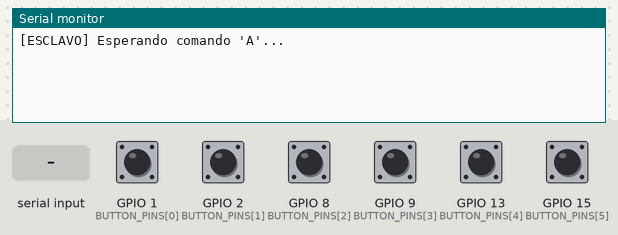
Simulated run of this sketch. Board: ESP32. On the bench: the last lines printed to the serial monitor. Inputs (shaded band) come from the test bench; at power-on: GPIO 1 (BUTTON_PINS[0]), GPIO 2 (BUTTON_PINS[1]), GPIO 8 (BUTTON_PINS[2]), GPIO 9 (BUTTON_PINS[3]), GPIO 13 (BUTTON_PINS[4]), GPIO 15 (BUTTON_PINS[5]) HIGH.

Above: at 1.2 s.
1.3 s: "A" received over the second serial link
At 2.1 s:
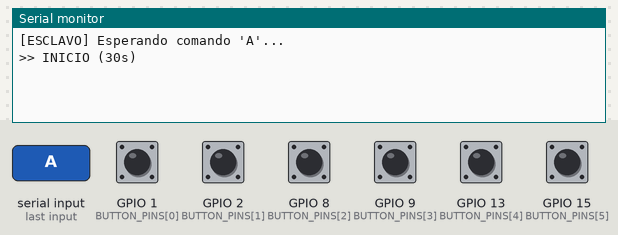
2.8 s: GPIO 1 (BUTTON_PINS[0]) pulled LOW for 0.15 s
At 3.7 s:
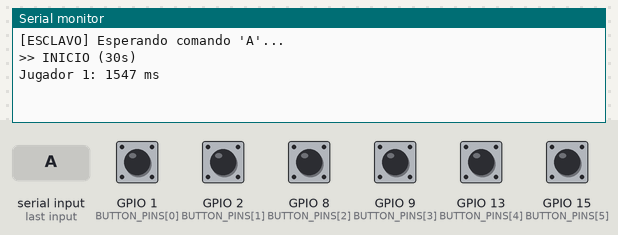
4.4 s: GPIO 2 (BUTTON_PINS[1]) pulled LOW for 0.15 s
At 4.9 s:
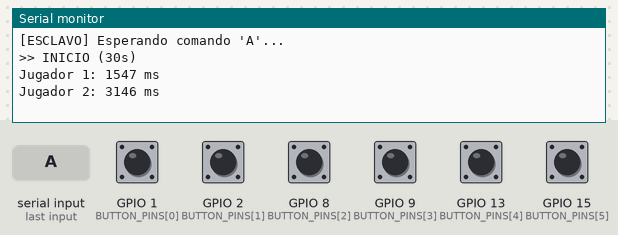
6.0 s: GPIO 8 (BUTTON_PINS[2]) pulled LOW for 0.15 s
At 7.3 s:
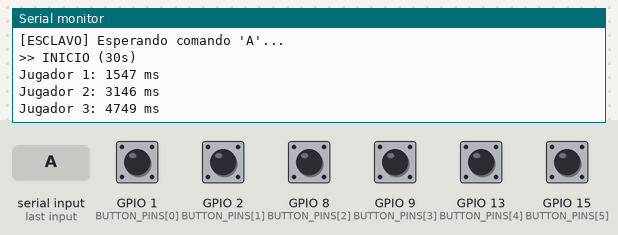
7.6 s: GPIO 9 (BUTTON_PINS[3]) pulled LOW for 0.15 s
At 8.6 s:
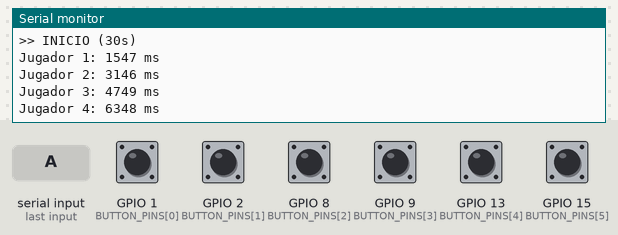
9.2 s: GPIO 13 (BUTTON_PINS[4]) pulled LOW for 0.15 s
At 9.8 s:
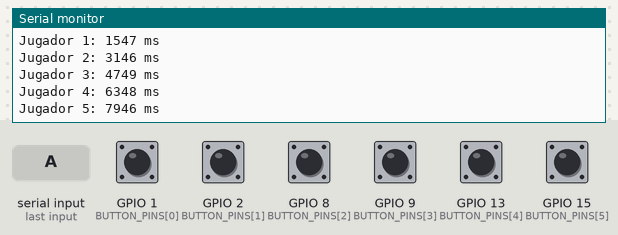

Measured:
- after the input at 1.3 s, the serial monitor: prints a new line at once (image 1)
- after the input at 2.8 s, the serial monitor: prints a new line after 0.05 s (image 2)
- after the input at 4.4 s, the serial monitor: prints a new line after 0.05 s (image 3)
- after the input at 6.0 s, the serial monitor: prints a new line after 0.05 s (image 4)
- after the input at 7.6 s, the serial monitor: prints a new line after 0.05 s (image 5)
- after the input at 9.2 s, the serial monitor: prints a new line after 0.05 s (image 6)

The sketch:

Esclavo.ino
```cpp
#include <Arduino.h>

// =============================================
#define UART_TX_PIN  17
#define UART_RX_PIN  18

#define NUM_BOTONES  6
const int BUTTON_PINS[NUM_BOTONES] = {1, 2, 8, 9, 13, 15};

#define TIEMPO_LIMITE 30000  // 30 segundos
#define NO_PRESIONADO 999999

bool contador_activo = false;
uint32_t tiempo_inicio = 0;

bool presionado[NUM_BOTONES];
uint32_t tiempos[NUM_BOTONES];
int last_state[NUM_BOTONES];

// =============================================
//   ENVIAR RESULTADOS
// =============================================
void enviarResultados() {

    Serial.println("\n=========== RESULTADOS ===========");

    int indices[NUM_BOTONES];
    for (int i = 0; i < NUM_BOTONES; i++) {
        indices[i] = i;
    }

    // Ordenar por tiempo
    for (int i = 0; i < NUM_BOTONES - 1; i++) {
        for (int j = i + 1; j < NUM_BOTONES; j++) {
            if (tiempos[indices[j]] < tiempos[indices[i]]) {
                int temp = indices[i];
                indices[i] = indices[j];
                indices[j] = temp;
            }
        }
    }

    char buffer[200];
    strcpy(buffer, "RANKING:");

    for (int i = 0; i < NUM_BOTONES; i++) {
        int jugador = indices[i];

        if (tiempos[jugador] == NO_PRESIONADO) {
            Serial.printf("%d. Jugador %d -> NO PRESIONO\n", i+1, jugador+1);

            char temp[40];
            sprintf(temp, " #%d=J%d(999999ms)", i+1, jugador+1);
            strcat(buffer, temp);
        } else {
            Serial.printf("%d. Jugador %d -> %lu ms\n",
                          i+1, jugador+1, tiempos[jugador]);

            char temp[40];
            sprintf(temp, " #%d=J%d(%lums)", i+1, jugador+1, tiempos[jugador]);
            strcat(buffer, temp);
        }
    }

    Serial.println("=================================");

    Serial1.println(buffer);

    contador_activo = false;
}

// =============================================
void setup() {
    Serial.begin(115200);
    Serial1.begin(115200, SERIAL_8N1, UART_RX_PIN, UART_TX_PIN);

    for (int i = 0; i < NUM_BOTONES; i++) {
        pinMode(BUTTON_PINS[i], INPUT_PULLUP);
        presionado[i] = false;
        last_state[i] = HIGH;
        tiempos[i] = NO_PRESIONADO;  // 🔥 IMPORTANTE
    }

    Serial.println("\n[ESCLAVO] Esperando comando 'A'...");
}

// =============================================
void loop() {

    // =========================
    // RECIBIR COMANDO
    // =========================
    if (Serial1.available()) {
        char cmd = Serial1.read();

        if (cmd == 'A') {

            for (int i = 0; i < NUM_BOTONES; i++) {
                presionado[i] = false;
                tiempos[i] = NO_PRESIONADO; // 🔥 CLAVE
            }

            tiempo_inicio = millis();
            contador_activo = true;

            Serial.println(">> INICIO (30s)");
            Serial1.println("LISTO");
        }
    }

    // =========================
    // LEER BOTONES
    // =========================
    for (int i = 0; i < NUM_BOTONES; i++) {

        int current = digitalRead(BUTTON_PINS[i]);

        if (last_state[i] == HIGH && current == LOW) {

            delay(50);

            if (digitalRead(BUTTON_PINS[i]) == LOW) {

                if (contador_activo && !presionado[i]) {

                    tiempos[i] = millis() - tiempo_inicio;
                    presionado[i] = true;

                    Serial.printf("Jugador %d: %lu ms\n", i+1, tiempos[i]);
                }
            }
        }

        last_state[i] = current;
    }

    // =========================
    // TIEMPO LÍMITE (30s)
    // =========================
    if (contador_activo && (millis() - tiempo_inicio >= TIEMPO_LIMITE)) {
        Serial.println("\n⏱️ Tiempo terminado");
        enviarResultados();
    }

    delay(5);
}
```
